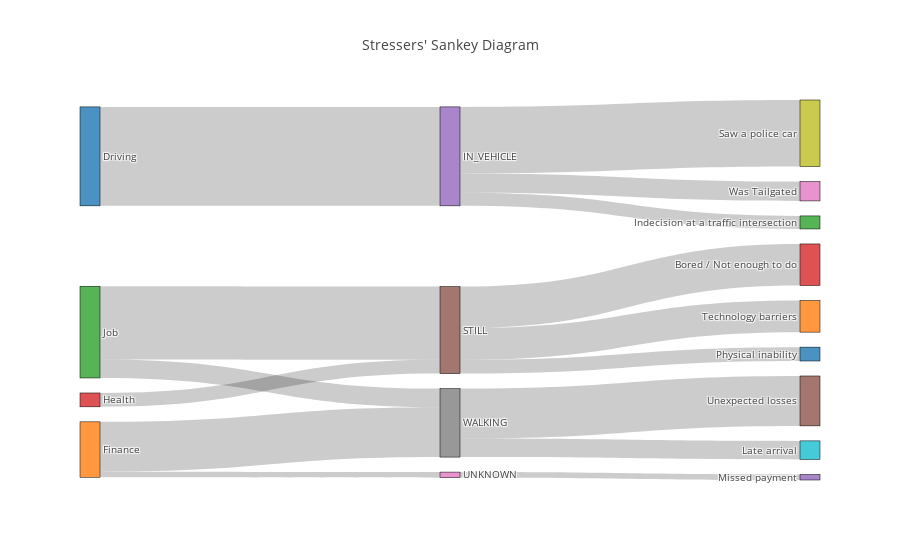

The notebook cell this image was saved under:
### Code cell
ds.plot_stress_sankey(cat_cols=["stresser_main","activity","stresser_sub"])

### Figure 1 — Plotly figure (JSON) as saved in the notebook; plotly's stock layout.template omitted (floating-point values rounded to 4 significant figures)
{"data": [{"link": {"source": [0, 1, 1, 3, 4, 4, 4, 2, 2, 5, 5, 5, 6, 7, 7], "target": [4, 6, 7, 5, 12, 8, 16, 5, 7, 13, 10, 11, 14, 9, 15], "value": [3.57, 0.2, 1.8, 0.5, 0.47, 2.4, 0.7, 2.64, 0.67, 1.5, 0.5, 1.14, 0.2, 0.67, 1.8]}, "node": {"label": ["Driving", "Finance", "Job", "Health", "IN_VEHICLE", "STILL", "UNKNOWN", "WALKING", "Saw a police car", "Late arrival", "Physical inability", "Technology barriers", "Indecision at a traffic intersection", "Bored / Not enough to do", "Missed payment", "Unexpected losses", "Was Tailgated"], "line": {"color": "black", "width": 0.5}, "pad": 15, "thickness": 20}, "type": "sankey"}], "layout": {"autosize": true, "font": {"size": 10}, "title": {"text": "Stressers' Sankey Diagram"}}}
